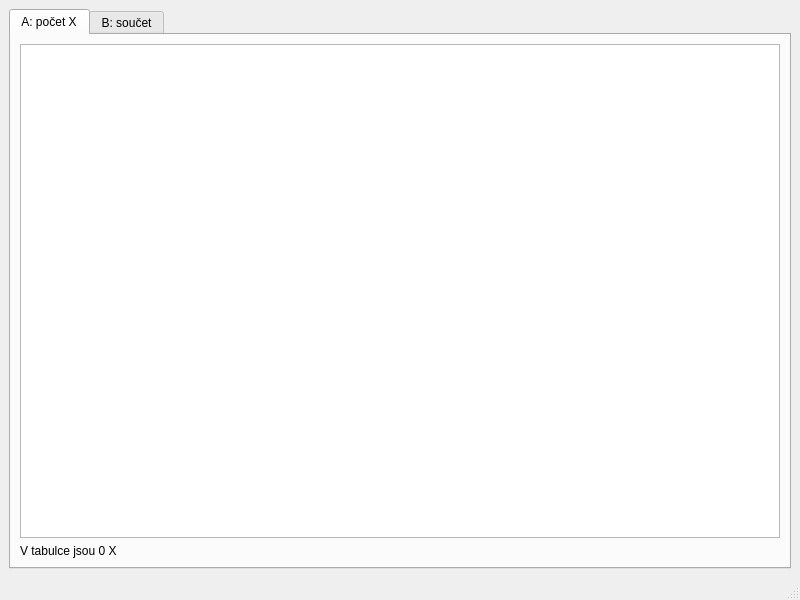
<?xml version="1.0" encoding="UTF-8"?>
<ui version="4.0">
 <class>MainWindow</class>
 <widget class="QMainWindow" name="MainWindow">
  <property name="geometry">
   <rect>
    <x>0</x>
    <y>0</y>
    <width>800</width>
    <height>600</height>
   </rect>
  </property>
  <property name="windowTitle">
   <string>Tabulky</string>
  </property>
  <widget class="QWidget" name="centralwidget">
   <layout class="QVBoxLayout" name="verticalLayout">
    <item>
     <widget class="QTabWidget" name="tabWidget">
      <widget class="QWidget" name="tabCountX">
       <attribute name="title">
        <string>A: počet X</string>
       </attribute>
       <layout class="QVBoxLayout" name="verticalLayoutCountX">
        <item>
         <widget class="QTableView" name="tableViewCountX"/>
        </item>
        <item>
         <widget class="QLabel" name="labelCountX">
          <property name="text">
           <string>V tabulce jsou 0 X</string>
          </property>
         </widget>
        </item>
       </layout>
      </widget>
      <widget class="QWidget" name="tabSum">
       <attribute name="title">
        <string>B: součet</string>
       </attribute>
       <layout class="QVBoxLayout" name="verticalLayoutSum">
        <item>
         <widget class="QTableView" name="tableViewSum"/>
        </item>
        <item>
         <widget class="QLabel" name="labelSum">
          <property name="text">
           <string>Součet: 0</string>
          </property>
         </widget>
        </item>
       </layout>
      </widget>
     </widget>
    </item>
   </layout>
  </widget>
  <widget class="QMenuBar" name="menubar">
   <property name="geometry">
    <rect>
     <x>0</x>
     <y>0</y>
     <width>800</width>
     <height>23</height>
    </rect>
   </property>
  </widget>
  <widget class="QStatusBar" name="statusbar"/>
 </widget>
 <resources/>
 <connections/>
</ui>
